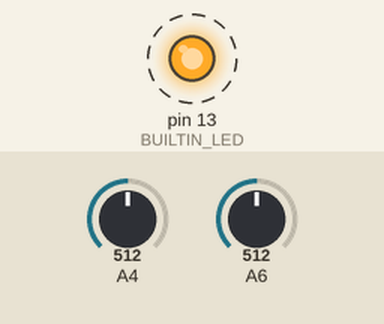
Recording of a sketch running on a simulated Arduino Mega 2560, built with avr-gcc and run on an emulated ATmega2560. Shown: output pins drawn as LEDs (lit = HIGH). Dashed ring = blinking. The inputs (shaded band) are chosen by the test bench; at power-on: A4 = 512, A6 = 512. What the sketch prints to the serial monitor is not drawn.

Above: at 0.1 s.
Timing chart, 0 to 3.0 s (numbered marks = the images above):
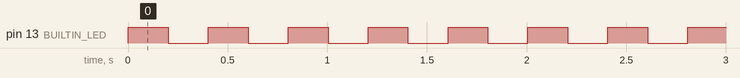

Measured:
- by itself, pin 13 (BUILTIN_LED): alternates HIGH for 0.20 s and LOW for 0.20 s

The sketch:

load_cell_test.ino
```cpp
#include <Arduino.h>

#define C_Z_PIN 38
#define C_Y_PIN 22
#define C_X_PIN 20
#define BUILTIN_LED 13

void setup() {
    Serial.begin(9600);
    pinMode(C_Z_PIN, INPUT);
    pinMode(C_Y_PIN, INPUT);
    pinMode(C_X_PIN, INPUT);
    pinMode(BUILTIN_LED, OUTPUT);
    Serial.print("init done");
}

void loop() {
    // Read the load cell value
    int Z_loadCellValue = analogRead(C_Z_PIN);
    int Y_loadCellValue = analogRead(C_Y_PIN);
    int loadCellValue = analogRead(C_X_PIN);

    // Print the value to the Serial Monitor
    Serial.print("Load Cell Value, X: ");
    Serial.print(loadCellValue);
    Serial.print(", Y: ");
    Serial.print(Y_loadCellValue);
    Serial.print(", Z: ");
    Serial.println(Z_loadCellValue);

    // blink led
    digitalWrite(BUILTIN_LED, HIGH);  // Turn the LED on
    delay(200);                       // Wait for 100 milliseconds
    digitalWrite(BUILTIN_LED, LOW);   // Turn the LED off
    delay(200);                       // Wait for 400 milliseconds

}
```
